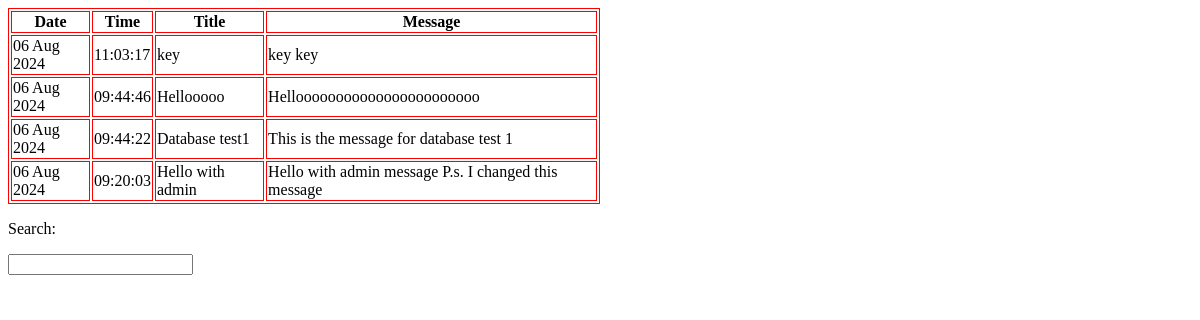
/show/, run on an earlier commit of the app's database.
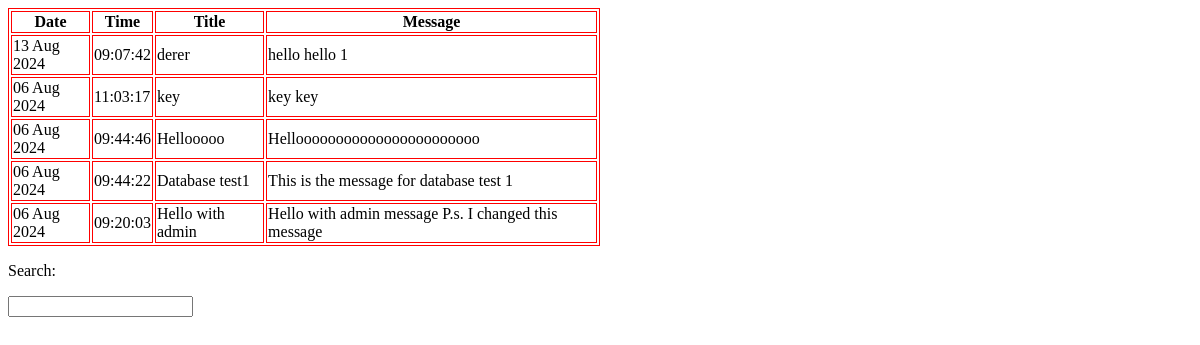
And on a later commit of the database.
### app1/models.py (models this page shows, shortened)
class LogMessage(models.Model):
    title = models.CharField(max_length=100)
    message = models.TextField()
    log_date = models.DateTimeField()

### app1/views.py (the view)
# urls.py: path("show/", views.showMessages, name="show"),
def showMessages(request):
    messages=LogMessage.objects.order_by("-log_date")
    return render(request, "ShowMessages.html", {"message_list": messages})

### app1/templates/showMessages.html (shortened to what this page needs)
<!DOCTYPE html>
<html lang="en">
<head>
</head>
<body>
    <table >
        <thead>
        <tr>
            <th>Date</th>
            <th>Time</th>
            <th>Title</th>
            <th>Message</th>
        </tr>
        </thead>
        <tbody>
        {% for message in message_list %}
            <tr>
                <td>{{ message.log_date | date:'d M Y' }}</td>
                <td>{{ message.log_date | time:'H:i:s' }}</td>
                <td>{{ message.title }}</td>
                <td>{{ message.message }}</td>
            </tr>
        {% endfor %}
        </tbody>
    </table>
    <p>Search:</p>
    <input type="text" id="search">
        {% load static %}
</body>
</html>

### app1/templates/showMessages.html (style rules this page uses)
table { width: 50%; }
table, th, td { border: 1px solid red; }

What changed in the data, as far as the page shows it:
added LogMessage: log_date "13 Aug 2024", log_date "09:07:42", title "derer", message "hello hello 1"
